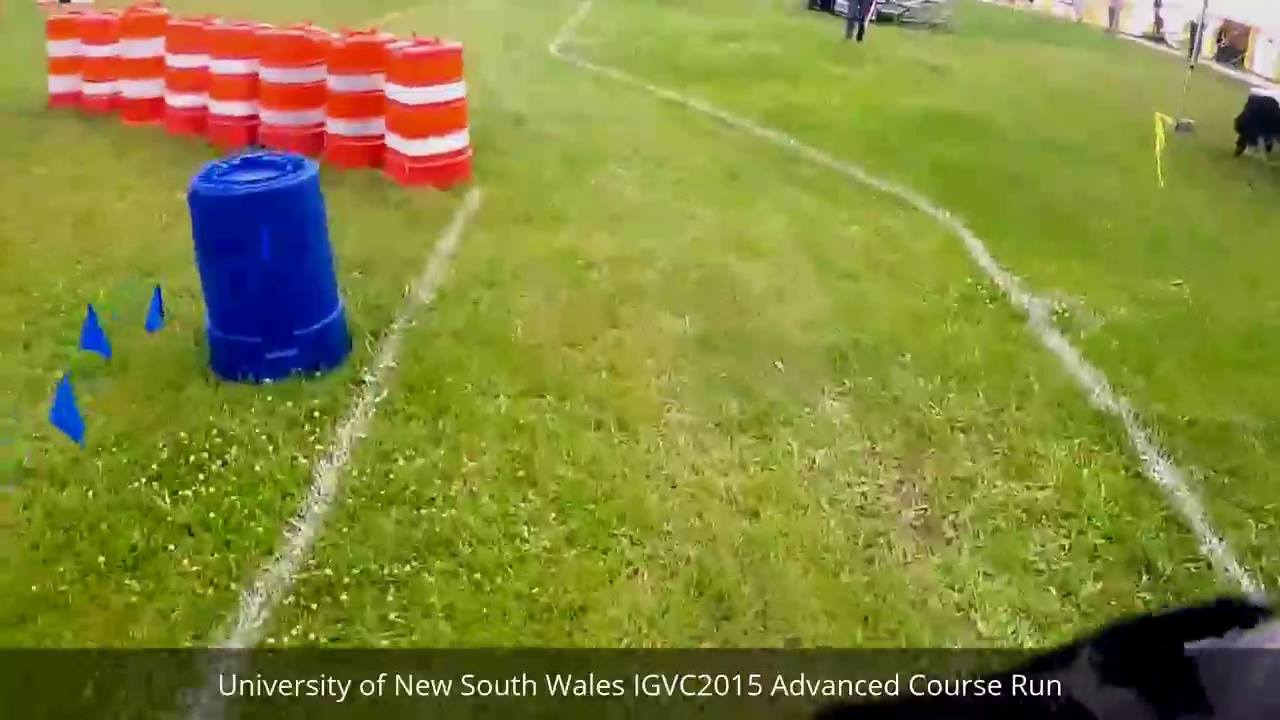
#> input picture slam-ws/src/lane_mapping/src/images/0.jpg, 1280 x 720 px; its folder holds only this picture in this run
$ python -i lane_pipeline.py   (imports and definitions only)   (older library calls are emulated)
#> lines starting #> are read from the running program, lines starting #| are printed output that depends on the picture; after the words box and inside, x2 and y2 are one past the last pixel; in counts of white or black regions, pixels touching at a corner belong together
#!/usr/bin/env python
import 	time
import 	glob
import 	numpy as np
import 	cv2
import 	matplotlib.pyplot as plt
import 	matplotlib.image as mpimg
import os

# Define perspective transform functions
def warp(undistorted_image):
	# Define calibration box in source (original) and
	# destination (destination or warped) coordinates
	image_size = undistorted_image.shape[1::-1]
	# Four source coordinates
	src = np.float32([[830,250],
					 [1010,530],
					 [180,530],
					 [360,250]])
	# Four desired coordinates
	dst = np.float32([[1000,155],
					 [1000,680],
					 [400,680],
					 [400,155]])
	# Compute the perspective transform M
	M = cv2.getPerspectiveTransform(src, dst)

	# Create the warped image - uses linear interpolation
	warped = cv2.warpPerspective(undistorted_image, M, image_size,flags = cv2.INTER_LINEAR)

	return warped

# [22 lines left out: function unwarp, not called in this run]

# Take two different types of thresholding and combine resulting binaries
def process_image(image):
	height, width, channels = image.shape

	undistorted_image = image # TODO: Remove camera distortion (see Medium article)

	# Apply Gaussian to undistorted image to help smooth out grass texture
	kernel_size = 19
	blurred_input = cv2.GaussianBlur(undistorted_image, (kernel_size, kernel_size), 0)

	# Generate Binary 1 by thresholding Saturation channel
	hls_image = cv2.cvtColor(blurred_input,cv2.COLOR_RGB2HLS)
#> hls_image: shape (720, 1280, 3); mean of channels 0, 1, 2 41.8, 99.9, 135.7
	# plt.imshow(hls_image)
	# plt.show()
	s_channel_image = hls_image[:,:,2]
	thresh = (81,255) # Heuristic
	s_thresholded_image = np.zeros_like(s_channel_image)
	s_thresholded_image[(s_channel_image>thresh[0])&(s_channel_image < thresh[1])] = 1
	# Invert the b/w pixels
	s_thresholded_image = cv2.bitwise_not(s_thresholded_image)
	# plt.imshow(s_thresholded_image, cmap="gray")
	# plt.show()

	# Generate Binary 2 by applying Sobel thresholding
	gray = cv2.cvtColor(blurred_input,cv2.COLOR_RGB2GRAY)
	# Gradient X
	sobelx = cv2.Sobel(gray,cv2.CV_64F,1,0)
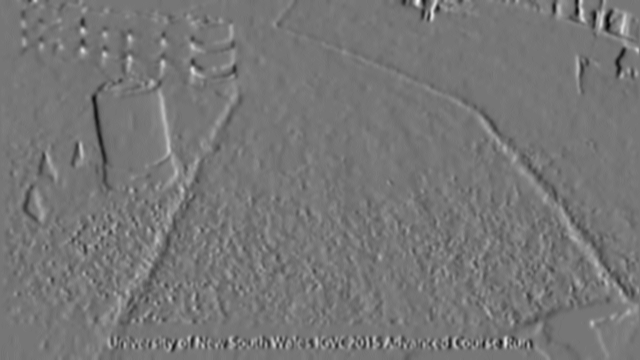
#> sobelx: shape (720, 1280) float64 (shown at 1/2 size); min -122, max 140, mean 0; drawn with min black and max white
	# Gradient Y
	sobely = cv2.Sobel(gray,cv2.CV_64F,0,1)
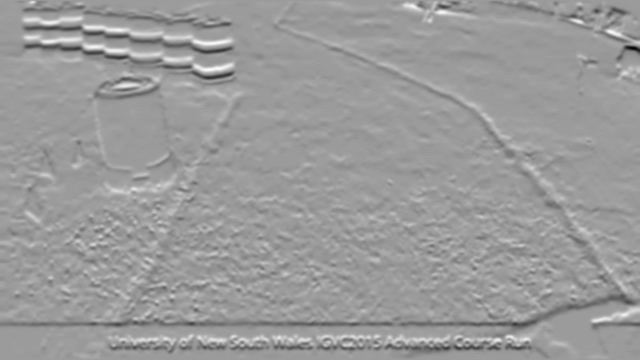
#> sobely: shape (720, 1280) float64 (shown at 1/2 size); min -178, max 113, mean -1.4; drawn with min black and max white
	abs_sobelxy = np.sqrt(sobelx**2 + sobely**2)
	# sobelxy_scaled = np.uint8(255 * abs_sobelxy / np.max(abs_sobelxy))
	sobelxy_scaled = abs_sobelxy
	thresh_min = 30
	thresh_max = 80
	sobel_thresholded_image = np.zeros_like(sobelxy_scaled)
	sobel_thresholded_image[(sobelxy_scaled >= thresh_min) & (sobelxy_scaled <= thresh_max)] = 1

	# Combine two thresholds
	combined_binary = np.zeros_like(sobel_thresholded_image)
	combined_binary[(s_thresholded_image == 1)|(sobel_thresholded_image == 1)] = 1
	# Apply a median blur to the binary to de-speckle:
	combined_binary = cv2.medianBlur(combined_binary.astype(np.uint8),7)
	# plt.imshow(combined_binary, cmap="gray")
	# plt.show()
	# If we have the bboxes from the object detection, we could apply masking here
	masked = combined_binary

	# Change camera pespective into bird's eye view
	warped_image = warp(masked)
	nongraywarp = warp(image)
#> in warp (call 2), `warped = cv2.warpPerspective(undistorted_image, M, image_size,flags = ..`:
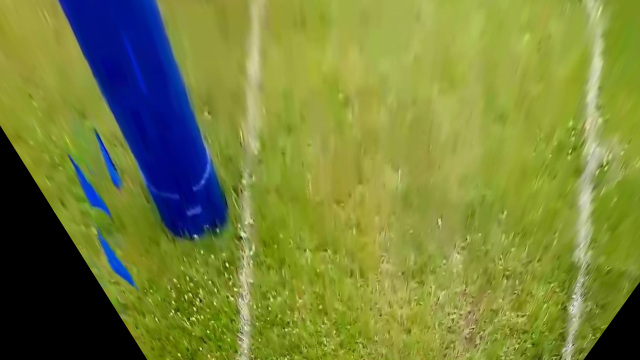
#> warped: shape (720, 1280, 3) (shown at 1/2 size); mean R, G, B 119.5, 130.9, 58.2

	###HOUGH LINE TFM
	# # lines = cv2.HoughLines(warped_image.astype(np.uint8),1,np.pi/180,200)
	# minLineLength = 30
	# maxLineGap = 10
	# lines = cv2.HoughLinesP(warped_image.astype(np.uint8),1,np.pi/180,15,minLineLength,maxLineGap)
	# for x in range(0, len(lines)):
	#     for x1,y1,x2,y2 in lines[x]:
	#         cv2.line(nongraywarp,(x1,y1),(x2,y2),(0,0,255),4) #BGR

	# Creating a three channel  image from our 1 channel binary(B&W) Image
	three_channel_thresholded_image = np.dstack((warped_image,warped_image,warped_image))*255
	return three_channel_thresholded_image

## LINE DRAWING-----------
# [389 lines left out: functions draw_sliding_window_right, draw_sliding_window_left, draw_sliding_window, highlight_all, get_lane_points, not called in this run]

>>> import cv2
>>> picture = cv2.cvtColor(cv2.imread('images/0.jpg'), cv2.COLOR_BGR2RGB)
>>> result = process_image(picture)
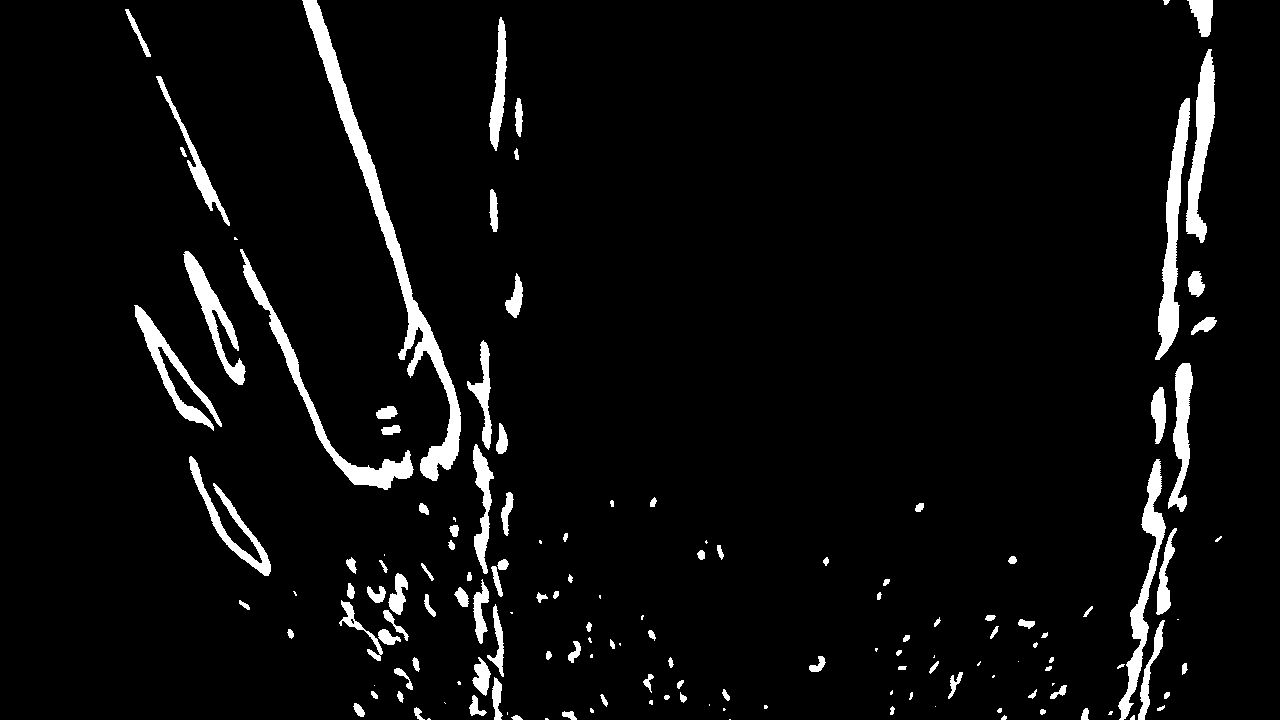
#> result: shape (720, 1280, 3); 4.9% white; 150 white regions (35 under 20 px), largest, box (x1, y1, x2, y2) and area: (302, 0, 461, 481) 7291, (240, 249, 414, 490) 3399, (1155, 98, 1190, 360) 3315

$ run again, on slam-ws/src/lane_mapping/src/images/1.jpg
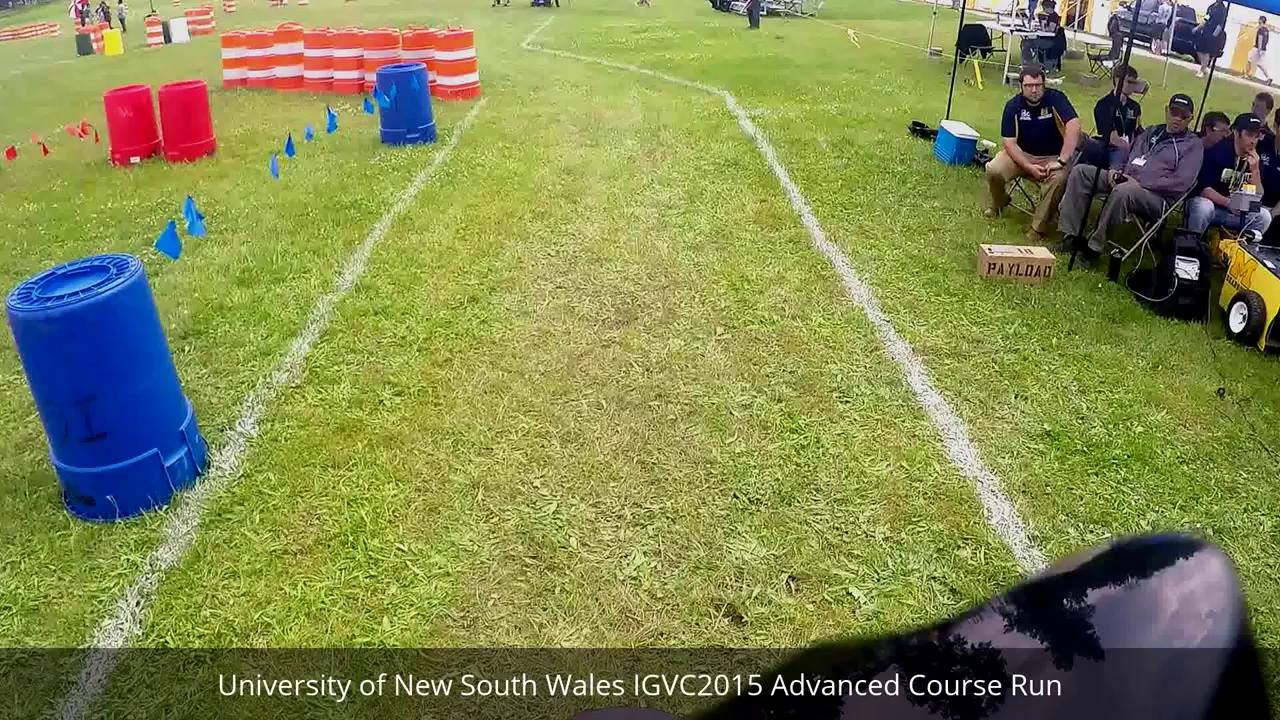
#> input picture slam-ws/src/lane_mapping/src/images/1.jpg, 1280 x 720 px
#> hls_image: shape (720, 1280, 3); mean of channels 0, 1, 2 48.4, 109.9, 97.1
#> in warp (call 2), `warped = cv2.warpPerspective(undistorted_image, M, image_size,flags = ..`:
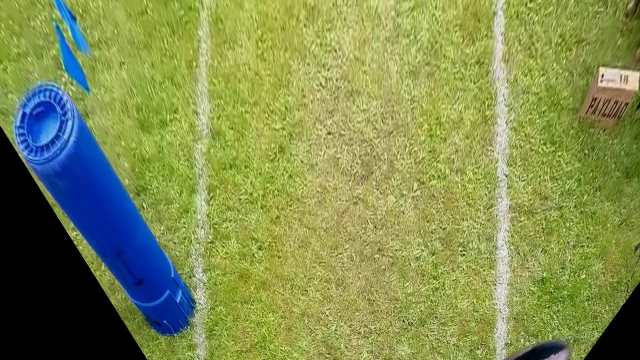
#> warped: shape (720, 1280, 3) (shown at 1/2 size); mean R, G, B 130.2, 142.5, 80.8
#> `result = process_image(picture)`:
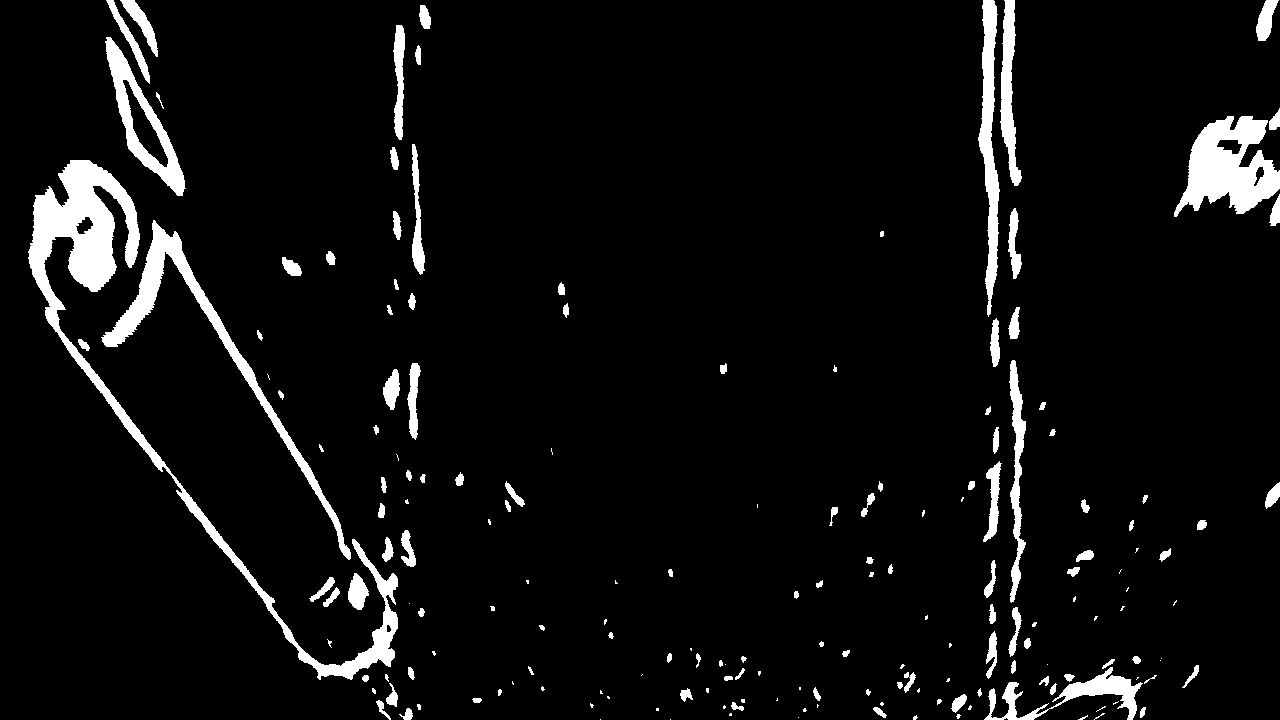
#> result: shape (720, 1280, 3); 5.9% white; 182 white regions (62 under 20 px), largest, box (x1, y1, x2, y2) and area: (28, 160, 398, 680) 14443, (1174, 116, 1280, 217) 6101, (101, 220, 351, 560) 5688

$ run again, on slam-ws/src/lane_mapping/src/images/2.jpg
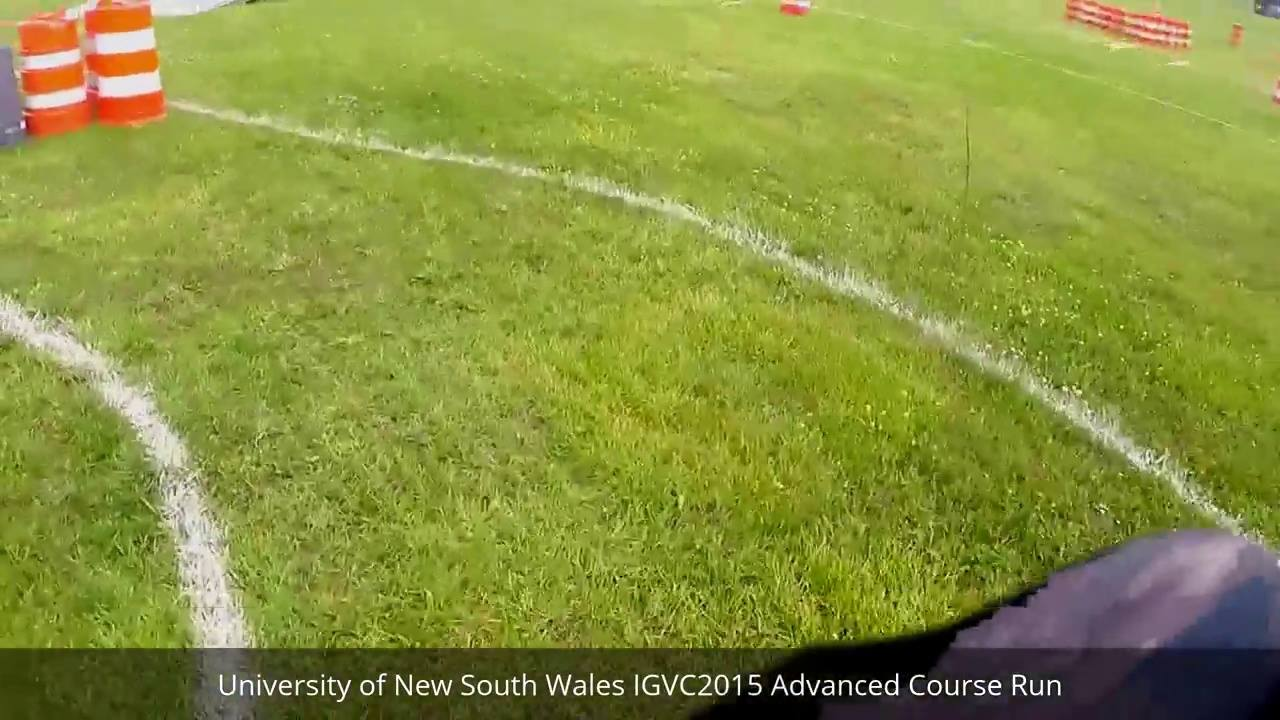
#> input picture slam-ws/src/lane_mapping/src/images/2.jpg, 1280 x 720 px
#> hls_image: shape (720, 1280, 3); mean of channels 0, 1, 2 39.9, 105.2, 116.3
#> in warp (call 2), `warped = cv2.warpPerspective(undistorted_image, M, image_size,flags = ..`:
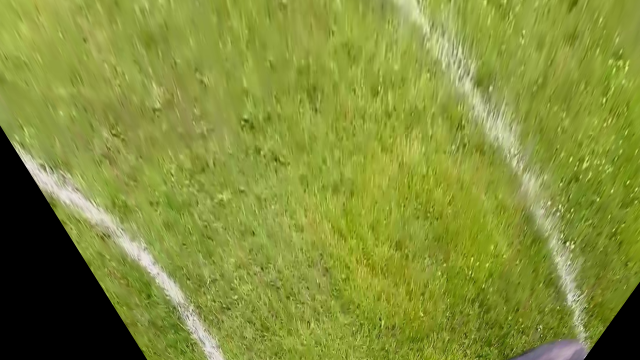
#> warped: shape (720, 1280, 3) (shown at 1/2 size); mean R, G, B 130.4, 142.8, 55.8
#> `result = process_image(picture)`:
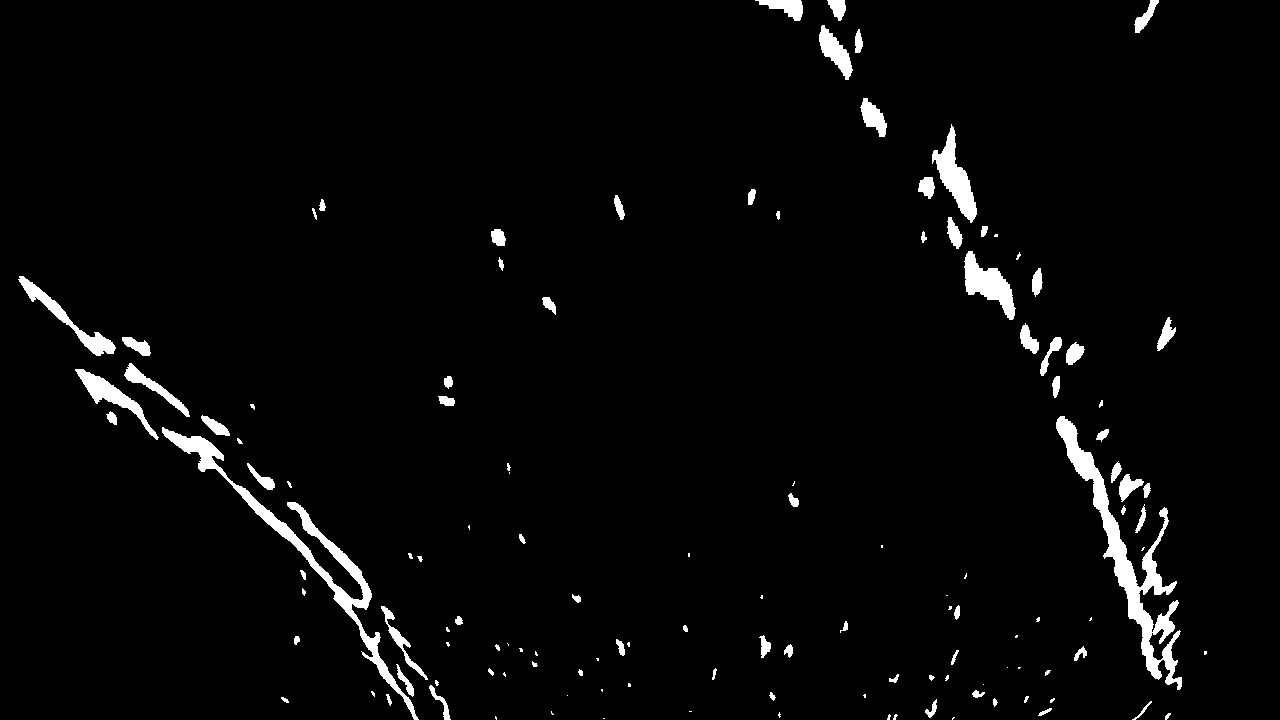
#> result: shape (720, 1280, 3); 3% white; 129 white regions (45 under 20 px), largest, box (x1, y1, x2, y2) and area: (1056, 416, 1182, 690) 5784, (162, 427, 419, 720) 4850, (932, 124, 977, 223) 1665
